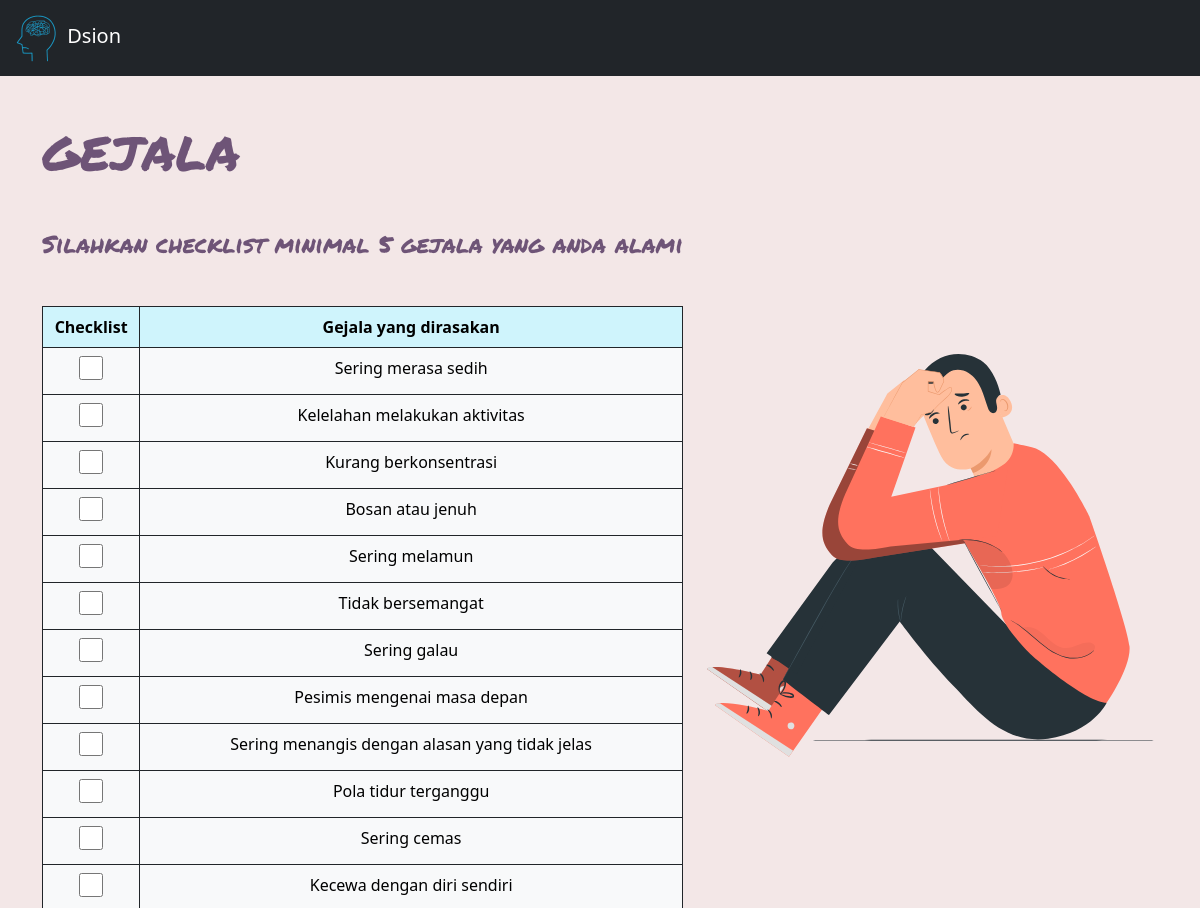
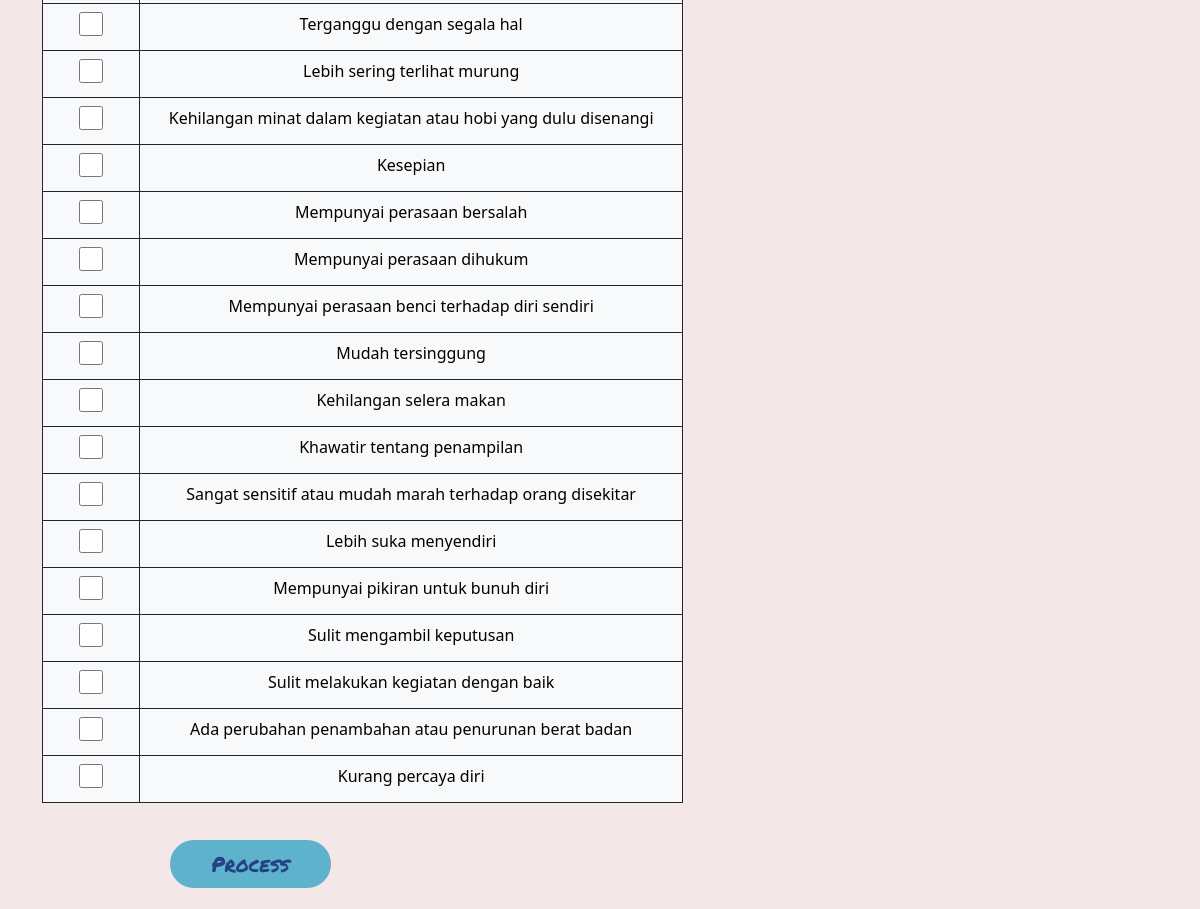
The page /pertanyaan.php on the database its author committed (2 pictures, top to bottom).
### tables this page shows
CREATE TABLE `gejala` (
  `id_gejala` int(11) NOT NULL,
  `nama_gejala` varchar(100) NOT NULL
);

### koneksi.php (called while the page is built, shortened)
<?php
  class koneksi
  {
    private $_host = 'localhost';
  	private $_username = 'root';
  	private $_password = '';
  	private $_database = 'diagnosa_depresi';
  	protected $conn;
  	public function __construct()
  	{
  		if (!isset($this->connection)) {
  			$this->conn = new mysqli($this->_host, $this->_username, $this->_password, $this->_database);
  		}
  		return $this->conn;
  	}
  }
 ?>

### Crud.php (called while the page is built, shortened)
<?php
  include 'koneksi.php';
  class Crud extends koneksi
  {
    public function readGejala()
    {
      $sql = "SELECT * FROM gejala";
      $result = $this->conn->query($sql);
      while ($row = $result->fetch_assoc()) {
			  $rows[] = $row;
		  }
		  return $rows;
    }
  }
 ?>

### pertanyaan.php (the view, shortened to what this page needs)
<?php
include 'Crud.php';
$crud = new Crud;
$arrayName = $crud->readGejala(); ?>
<!DOCTYPE html>
<html lang="en">
<head>
	<link href="https://cdn.jsdelivr.net/npm/bootstrap@5.0.2/dist/css/bootstrap.min.css" rel="stylesheet">
	<link href="css/pertanyaanStyle.css" rel="stylesheet">
</head>
<body>
	<?php include 'Navbar.php'; ?>
	<div class="container mt-5">
		<div class="row">
			<h1 class="mb-5">GEJALA</h1>
			<h3 class="mb-5" style="font-family: 'Permanent Marker', cursive;color: #6E5477 ;font-size: 24px;">Silahkan checklist minimal 5 gejala yang anda alami</h3>
			<div class="col-sm-6 col-md-7">
				<form name="form_gejala" action="HasilDiagnosis.php" method="POST">
					<table class="table table-light table-bordered border-dark">
						<thead class="table-info table-bordered border-dark">
							<tr>
								<th scope="col">Checklist</th>
								<th scope="col">Gejala yang dirasakan</th>
							</tr>
						</thead>
						<tbody>
							<?php
							foreach($arrayName as $r){ ?>
							<tr>
								<th scope="row"><input id="gejala<?php echo $r['id_gejala']; ?>" name="gejala[]" type="checkbox" value="<?php echo $r['id_gejala']; ?>" style="width: 1.5em; height:1.5em;"></th>
								<td><?php echo $r['nama_gejala']; ?><br/></td>
							</tr>
							<?php } ?>
						</tbody>
					</table>
					<div class="col-sm-6 col-md-8 mx-auto">
						<button type="submit" id="btn-solusi" name="button">Process</button>
					</div>
				</form>
			</div>
			<div class="col-sm-6 col-md-5 mt-5">
				<img src="images/Depression 2.svg" alt="Depression_image" width="100%">
			</div>
		</div>
	</div>
</body>
</html>

### Navbar.php
<nav class="navbar navbar-dark bg-dark">
    <div class="container-fluid">
        <a class="navbar-brand" href="index.php">
        <img src="images/app_logo.png" alt="" width="50" height="50" class="d-inline-block">
        Dsion
    </a>
    </div>
</nav>

### css/pertanyaanStyle.css (style rules this page uses)
body { background-color: #F3E7E7; }
h1 { font-family: 'Permanent Marker', cursive; color: #6E5477 ; font-size: 48px; }
th,td { text-align: center; }
#btn-solusi { padding:0.4em 2em; border-radius: 50px; color:#264184; background-color: #5FB2CC; font-family: 'Permanent Marker', cursive; font-size:1.3em; border:0; cursor:pointer; margin:1em; }

### rows shown on the page
gejala: nama_gejala "Sering merasa sedih"
gejala: nama_gejala "Kelelahan melakukan aktivitas"
gejala: nama_gejala "Kurang berkonsentrasi"
gejala: nama_gejala "Bosan atau jenuh"
gejala: nama_gejala "Sering melamun"
gejala: nama_gejala "Tidak bersemangat"
gejala: nama_gejala "Sering galau"
gejala: nama_gejala "Pesimis mengenai masa depan"
gejala: nama_gejala "Sering menangis dengan alasan yang tidak jelas"
gejala: nama_gejala "Pola tidur terganggu"
gejala: nama_gejala "Sering cemas"
gejala: nama_gejala "Kecewa dengan diri sendiri"
gejala: nama_gejala "Terganggu dengan segala hal"
gejala: nama_gejala "Lebih sering terlihat murung"
gejala: nama_gejala "Kehilangan minat dalam kegiatan atau hobi yang dulu disenangi"
gejala: nama_gejala "Kesepian"
gejala: nama_gejala "Mempunyai perasaan bersalah"
gejala: nama_gejala "Mempunyai perasaan dihukum"
gejala: nama_gejala "Mempunyai perasaan benci terhadap diri sendiri"
gejala: nama_gejala "Mudah tersinggung"
gejala: nama_gejala "Kehilangan selera makan"
gejala: nama_gejala "Khawatir tentang penampilan"
gejala: nama_gejala "Sangat sensitif atau mudah marah terhadap orang disekitar"
gejala: nama_gejala "Lebih suka menyendiri"
gejala: nama_gejala "Mempunyai pikiran untuk bunuh diri"
gejala: nama_gejala "Sulit mengambil keputusan"
gejala: nama_gejala "Sulit melakukan kegiatan dengan baik"
gejala: nama_gejala "Ada perubahan penambahan atau penurunan berat badan"
gejala: nama_gejala "Kurang percaya diri"
